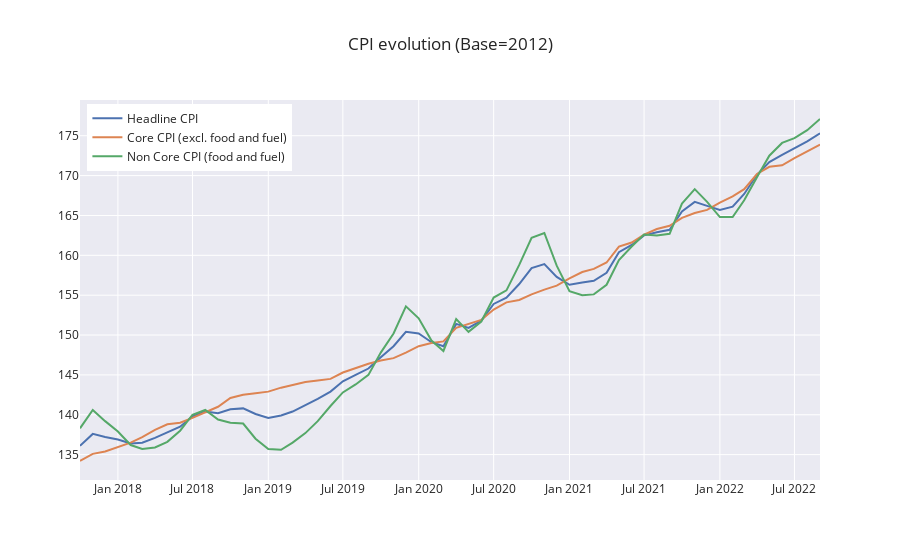

Notebook code for this chart:
### Code cell
import plotly.graph_objects as go
import pandas as pd

df = pd.read_excel('/Users/kalyan/Library/CloudStorage/OneDrive-IIMVIZAG/Kalyan-Research/APO/Shared APO Papers and Data/NationalEconomy-India/CPI-India.xlsx'
                  , sheet_name='Core-NonCore-CPI', header=0, usecols="A,B,E,H", nrows=60)
#print(df)
print(df.columns)
cpi_headline = go.Line(
    x = df['Month'],
    y = df['CPI general index'],
    name = 'Headline CPI',
)

cpi_core = go.Line(
    x = df['Month'],
    y = df['Core CPI index'],
    name = 'Core CPI (excl. food and fuel)',
)

cpi_noncore = go.Line(
    x = df['Month'],
    y = df['Non-core CPI index'],
    name = 'Non Core CPI (food and fuel)',
)

fig1 = go.Figure(data=[cpi_headline, cpi_core, cpi_noncore])
fig1.update_layout(title = 'CPI evolution (Base=2012)', template='seaborn', 
                   legend=dict(yanchor="top",
                               y=0.99,xanchor="left",x=0.01), 
                   showlegend=True)
fig1.update_yaxes(visible=True)
fig1.show()
